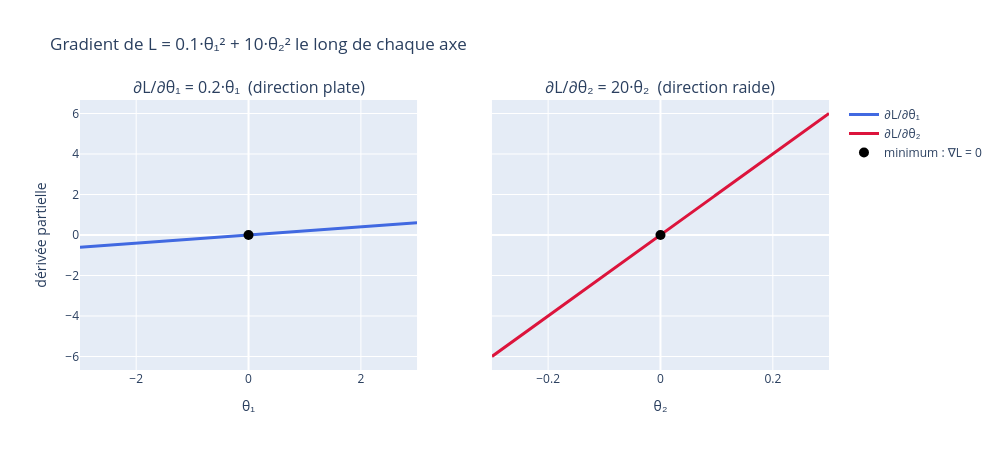

The code cell stored with this chart in its notebook:
### Markdown cell above
<a id="gradient-hessienne"></a>
## 3. Rôles du gradient et de la Hessienne

### Comment quantifier la forme de la loss ?

Les coupes montrent la forme de la loss, mais ne la mesurent pas. Pour la quantifier, on utilise ses dérivées, qui apparaissent dans le développement de Taylor autour d'un point $\theta$ :

$$
L(\theta + \delta) \approx L(\theta) + \underbrace{\nabla L(\theta)^\top \delta}_{\text{ordre 1 : pente}} + \tfrac{1}{2}\,\underbrace{\delta^\top H\, \delta}_{\text{ordre 2 : courbure}}
$$

- la **pente** → le **gradient** (dérivée d'ordre 1) ;
- la **courbure** → la **Hessienne** (dérivée d'ordre 2).

### Le gradient : la pente dans chaque direction $\theta_i$

$$
\nabla L(\theta) = \begin{pmatrix} \dfrac{\partial L}{\partial \theta_1} \\[2mm] \dfrac{\partial L}{\partial \theta_2} \end{pmatrix}
= \begin{pmatrix} 0.2\,\theta_1 \\ 20\,\theta_2 \end{pmatrix}
$$

La composante $\dfrac{\partial L}{\partial \theta_i}$ est la **pente** de la loss dans la direction $\theta_i$ : de combien la loss monte quand on bouge un peu $\theta_i$.

### La Hessienne : la courbure du fond

$$
H = \nabla^2 L = \begin{pmatrix} \dfrac{\partial^2 L}{\partial \theta_1^2} & \dfrac{\partial^2 L}{\partial \theta_1 \partial \theta_2} \\[2mm] \dfrac{\partial^2 L}{\partial \theta_2 \partial \theta_1} & \dfrac{\partial^2 L}{\partial \theta_2^2} \end{pmatrix}
= \begin{pmatrix} 0.2 & 0 \\ 0 & 20 \end{pmatrix}
$$

Le terme $\dfrac{\partial^2 L}{\partial \theta_i^2}$ est la **courbure** de la loss dans la direction $\theta_i$ : à quelle vitesse la pente change quand on bouge $\theta_i$. Les termes croisés (nuls ici) décrivent comment les directions interagissent.

### Code cell
fig = plot_gradient_surface()
fig.show()

### Figure 1 — Plotly figure (JSON) as saved in the notebook; plotly's stock layout.template omitted (floating-point values rounded to 4 significant figures; data arrays with more than 128 entries replaced by an {"elided": "..."} marker saying what was removed)
{"data": [{"hovertemplate": "θ₁ = %{x:.2f}<br>∂L/∂θ₁ = %{y:.3f}<extra></extra>", "line": {"color": "royalblue", "width": 3}, "mode": "lines", "name": "∂L/∂θ₁", "type": "scatter", "x": {"elided": "300 float values"}, "xaxis": "x", "y": {"elided": "300 float values"}, "yaxis": "y"}, {"hovertemplate": "θ₂ = %{x:.3f}<br>∂L/∂θ₂ = %{y:.3f}<extra></extra>", "line": {"color": "crimson", "width": 3}, "mode": "lines", "name": "∂L/∂θ₂", "type": "scatter", "x": {"elided": "300 float values"}, "xaxis": "x2", "y": {"elided": "300 float values"}, "yaxis": "y2"}, {"marker": {"color": "black", "size": 10}, "mode": "markers", "name": "minimum : ∇L = 0", "showlegend": true, "type": "scatter", "x": [0], "xaxis": "x", "y": [0], "yaxis": "y"}, {"marker": {"color": "black", "size": 10}, "mode": "markers", "name": "minimum : ∇L = 0", "showlegend": false, "type": "scatter", "x": [0], "xaxis": "x2", "y": [0], "yaxis": "y2"}], "layout": {"annotations": [{"font": {"size": 16}, "showarrow": false, "text": "∂L/∂θ₁ = 0.2·θ₁  (direction plate)", "x": 0.225, "xanchor": "center", "xref": "paper", "y": 1, "yanchor": "bottom", "yref": "paper"}, {"font": {"size": 16}, "showarrow": false, "text": "∂L/∂θ₂ = 20·θ₂  (direction raide)", "x": 0.775, "xanchor": "center", "xref": "paper", "y": 1, "yanchor": "bottom", "yref": "paper"}], "height": 450, "title": {"text": "Gradient de L = 0.1·θ₁² + 10·θ₂² le long de chaque axe"}, "width": 1000, "xaxis": {"anchor": "y", "domain": [0, 0.45], "title": {"text": "θ₁"}}, "xaxis2": {"anchor": "y2", "domain": [0.55, 1], "title": {"text": "θ₂"}}, "yaxis": {"anchor": "x", "domain": [0, 1], "title": {"text": "dérivée partielle"}}, "yaxis2": {"anchor": "x2", "domain": [0, 1], "matches": "y", "showticklabels": false}}}
